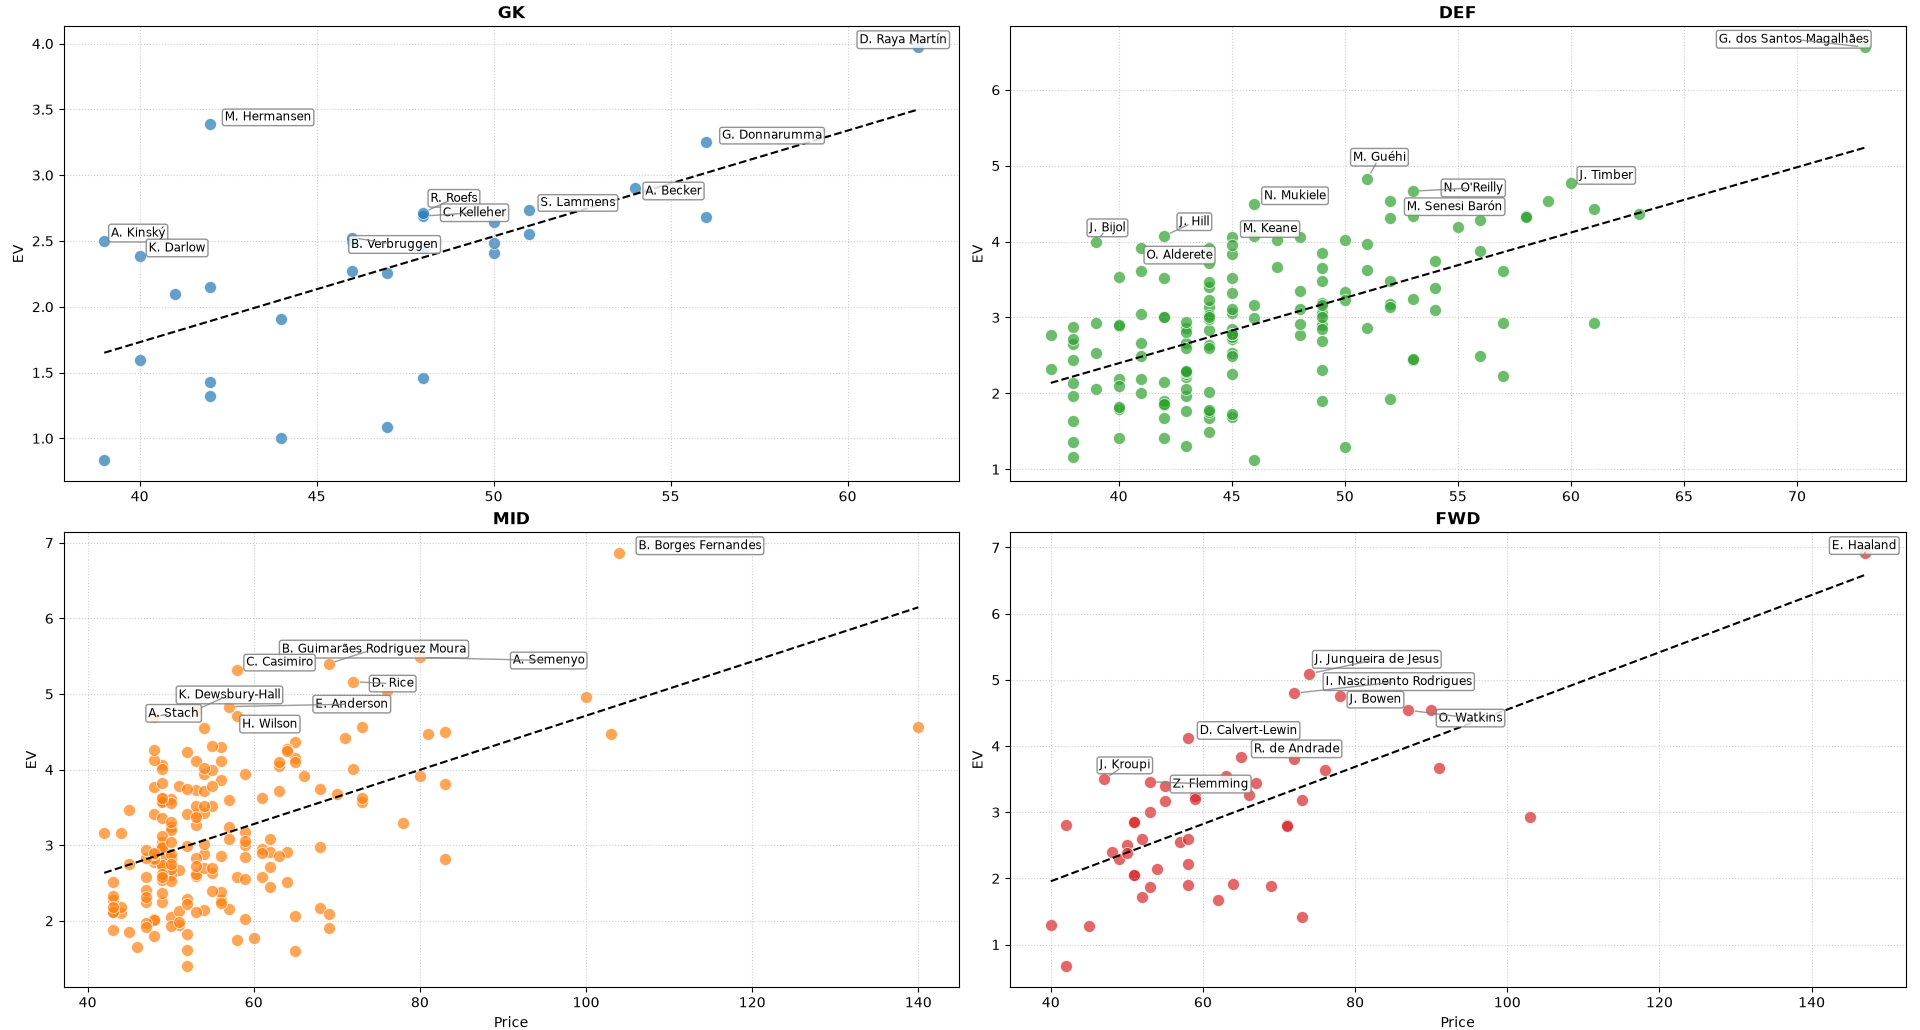

Write the Python code that produced this figure.
import pandas as pd
import matplotlib.pyplot as plt
import seaborn as sns
import numpy as np
from adjustText import adjust_text

df = pd.read_csv('../player_ev_data.csv')
df = df[df['ev'] > 0]

fig, axes = plt.subplots(2, 2, figsize=(20, 14))
axes = axes.flatten()

positions = ['GK', 'DEF', 'MID', 'FWD']
colors = {'GK': '#1f77b4', 'DEF': '#2ca02c', 'MID': '#ff7f0e', 'FWD': '#d62728'}

for i, pos in enumerate(positions):
    ax = axes[i]
    
    pos_df = df[df['element_type'] == pos].copy()
    
    if len(pos_df) < 2:
        ax.set_title(f'{pos} (Insufficient Data)')
        continue
        
    sns.scatterplot(
        data=pos_df, x='now_cost', y='ev', 
        color=colors[pos], alpha=0.7, s=75, edgecolor='w', ax=ax
    )
    
    x = pos_df['now_cost']
    y = pos_df['ev']
    coef = np.polyfit(x, y, 1)
    poly1d_fn = np.poly1d(coef)
    
    x_trend = np.linspace(x.min(), x.max(), 100)
    ax.plot(x_trend, poly1d_fn(x_trend), color='black', linestyle='--', linewidth=1.5)
    
    pos_df['expected_ev'] = poly1d_fn(pos_df['now_cost'])
    pos_df['residual'] = pos_df['ev'] - pos_df['expected_ev']
    
    top_ev = pos_df.nlargest(5, 'ev')
    top_value = pos_df.nlargest(7, 'residual')
    to_label = pd.concat([top_ev, top_value]).drop_duplicates(subset=['first_name', 'second_name'])
    
    texts = []
    
    for _, row in to_label.iterrows():
        label_name = f"{row['first_name'][0]}. {row['second_name']}"
        
        t = ax.text(
            row['now_cost'], row['ev'], label_name,
            fontsize=8.5,
            bbox=dict(boxstyle="round,pad=0.2", fc="white", ec="gray", alpha=0.85)
        )
        texts.append(t)
        
    adjust_text(
        texts, 
        x=pos_df['now_cost'].tolist(), 
        y=pos_df['ev'].tolist(),
        ax=ax, 
        force_text=(1.0, 1.5),    
        force_points=(0.5, 1.0),  
        max_iter=3000,            
        arrowprops=dict(
            arrowstyle='-', 
            color='gray', 
            lw=1.0, 
            alpha=0.8,
            shrinkA=5,
            shrinkB=5
        )
    )
        
    ax.set_title(pos, fontweight='bold', fontsize=12)

    if i >= 2:
        ax.set_xlabel('Price')
    else:
        ax.set_xlabel('')

    ax.set_ylabel('EV')
    ax.grid(True, linestyle=':', alpha=0.6)

plt.tight_layout()
plt.show()
